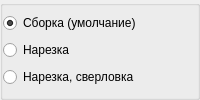
             <widget class="QGroupBox" name="groupBox_7">
              <property name="title">
               <string/>
              </property>
              <layout class="QVBoxLayout" name="verticalLayout_14">
               <property name="spacing">
                <number>0</number>
               </property>
               <property name="leftMargin">
                <number>0</number>
               </property>
               <property name="topMargin">
                <number>0</number>
               </property>
               <property name="rightMargin">
                <number>0</number>
               </property>
               <property name="bottomMargin">
                <number>0</number>
               </property>
               <item>
                <widget class="QRadioButton" name="r_build">
                 <property name="text">
                  <string>Сборка (умолчание)</string>
                 </property>
                 <property name="checked">
                  <bool>true</bool>
                 </property>
                </widget>
               </item>
               <item>
                <widget class="QRadioButton" name="r_cut">
                 <property name="text">
                  <string>Нарезка</string>
                 </property>
                </widget>
               </item>
               <item>
                <widget class="QRadioButton" name="r_cutandrill">
                 <property name="text">
                  <string>Нарезка, сверловка</string>
                 </property>
                </widget>
               </item>
              </layout>
             </widget>
